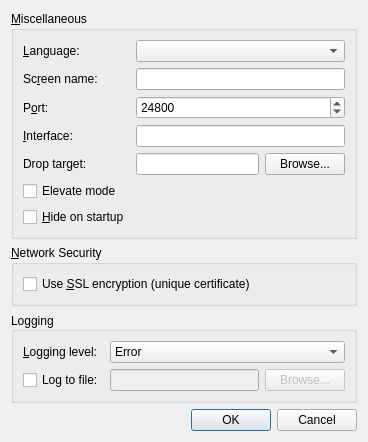
<?xml version="1.0" encoding="UTF-8"?>
<ui version="4.0">
 <class>SettingsDialogBase</class>
 <widget class="QDialog" name="SettingsDialogBase">
  <property name="geometry">
   <rect>
    <x>0</x>
    <y>0</y>
    <width>368</width>
    <height>438</height>
   </rect>
  </property>
  <property name="windowTitle">
   <string>Settings</string>
  </property>
  <layout class="QVBoxLayout" name="verticalLayout">
   <item>
    <widget class="QGroupBox" name="m_pGroupAdvanced">
     <property name="sizePolicy">
      <sizepolicy hsizetype="Preferred" vsizetype="Preferred">
       <horstretch>0</horstretch>
       <verstretch>0</verstretch>
      </sizepolicy>
     </property>
     <property name="title">
      <string>&amp;Miscellaneous</string>
     </property>
     <layout class="QGridLayout" name="gridLayout_3">
      <property name="sizeConstraint">
       <enum>QLayout::SetDefaultConstraint</enum>
      </property>
      <item row="1" column="0">
       <widget class="QLabel" name="m_pLabel_19">
        <property name="minimumSize">
         <size>
          <width>75</width>
          <height>0</height>
         </size>
        </property>
        <property name="text">
         <string>Sc&amp;reen name:</string>
        </property>
        <property name="buddy">
         <cstring>m_pLineEditScreenName</cstring>
        </property>
       </widget>
      </item>
      <item row="2" column="0">
       <widget class="QLabel" name="m_pLabel_20">
        <property name="text">
         <string>P&amp;ort:</string>
        </property>
        <property name="buddy">
         <cstring>m_pSpinBoxPort</cstring>
        </property>
       </widget>
      </item>
      <item row="3" column="0">
       <widget class="QLabel" name="m_pLabel_21">
        <property name="text">
         <string>&amp;Interface:</string>
        </property>
        <property name="buddy">
         <cstring>m_pLineEditInterface</cstring>
        </property>
       </widget>
      </item>
      <item row="0" column="0">
       <widget class="QLabel" name="m_pLabel_27">
        <property name="sizePolicy">
         <sizepolicy hsizetype="Preferred" vsizetype="Preferred">
          <horstretch>0</horstretch>
          <verstretch>0</verstretch>
         </sizepolicy>
        </property>
        <property name="minimumSize">
         <size>
          <width>75</width>
          <height>0</height>
         </size>
        </property>
        <property name="text">
         <string>&amp;Language:</string>
        </property>
        <property name="buddy">
         <cstring>m_pComboLanguage</cstring>
        </property>
       </widget>
      </item>
      <item row="5" column="0">
       <widget class="QCheckBox" name="m_pCheckBoxElevateMode">
        <property name="text">
         <string>Elevate mode</string>
        </property>
       </widget>
      </item>
      <item row="6" column="0">
       <widget class="QCheckBox" name="m_pCheckBoxAutoHide">
        <property name="text">
         <string>&amp;Hide on startup</string>
        </property>
       </widget>
      </item>
      <item row="0" column="1" colspan="2">
       <widget class="QComboBox" name="m_pComboLanguage"/>
      </item>
      <item row="1" column="1" colspan="2">
       <widget class="QLineEdit" name="m_pLineEditScreenName">
        <property name="enabled">
         <bool>true</bool>
        </property>
        <property name="sizePolicy">
         <sizepolicy hsizetype="Preferred" vsizetype="Fixed">
          <horstretch>0</horstretch>
          <verstretch>0</verstretch>
         </sizepolicy>
        </property>
       </widget>
      </item>
      <item row="2" column="1" colspan="2">
       <widget class="QSpinBox" name="m_pSpinBoxPort">
        <property name="enabled">
         <bool>true</bool>
        </property>
        <property name="sizePolicy">
         <sizepolicy hsizetype="Preferred" vsizetype="Fixed">
          <horstretch>0</horstretch>
          <verstretch>0</verstretch>
         </sizepolicy>
        </property>
        <property name="maximum">
         <number>65535</number>
        </property>
        <property name="value">
         <number>24800</number>
        </property>
       </widget>
      </item>
      <item row="3" column="1" colspan="2">
       <widget class="QLineEdit" name="m_pLineEditInterface">
        <property name="enabled">
         <bool>true</bool>
        </property>
        <property name="sizePolicy">
         <sizepolicy hsizetype="Preferred" vsizetype="Fixed">
          <horstretch>0</horstretch>
          <verstretch>0</verstretch>
         </sizepolicy>
        </property>
       </widget>
      </item>
      <item row="4" column="1">
       <widget class="QLineEdit" name="m_pLineEditDropTarget"/>
      </item>
      <item row="4" column="0">
       <widget class="QLabel" name="label">
        <property name="text">
         <string>Drop target:</string>
        </property>
       </widget>
      </item>
      <item row="4" column="2">
       <widget class="QPushButton" name="m_pButtonBrowseDropTarget">
        <property name="sizePolicy">
         <sizepolicy hsizetype="Minimum" vsizetype="Fixed">
          <horstretch>0</horstretch>
          <verstretch>0</verstretch>
         </sizepolicy>
        </property>
        <property name="text">
         <string>Browse...</string>
        </property>
       </widget>
      </item>
     </layout>
    </widget>
   </item>
   <item>
    <widget class="QGroupBox" name="m_pGroupNetworkSecurity">
     <property name="enabled">
      <bool>true</bool>
     </property>
     <property name="sizePolicy">
      <sizepolicy hsizetype="Preferred" vsizetype="Preferred">
       <horstretch>0</horstretch>
       <verstretch>0</verstretch>
      </sizepolicy>
     </property>
     <property name="title">
      <string>&amp;Network Security</string>
     </property>
     <layout class="QFormLayout" name="formLayout">
      <property name="fieldGrowthPolicy">
       <enum>QFormLayout::AllNonFixedFieldsGrow</enum>
      </property>
      <item row="0" column="0">
       <widget class="QCheckBox" name="m_pCheckBoxEnableCrypto">
        <property name="text">
         <string>Use &amp;SSL encryption (unique certificate)</string>
        </property>
       </widget>
      </item>
      <item row="0" column="1">
       <spacer name="horizontalSpacer">
        <property name="orientation">
         <enum>Qt::Horizontal</enum>
        </property>
        <property name="sizeHint" stdset="0">
         <size>
          <width>40</width>
          <height>20</height>
         </size>
        </property>
       </spacer>
      </item>
     </layout>
    </widget>
   </item>
   <item>
    <widget class="QGroupBox" name="m_pGroupLog">
     <property name="sizePolicy">
      <sizepolicy hsizetype="Preferred" vsizetype="Preferred">
       <horstretch>0</horstretch>
       <verstretch>0</verstretch>
      </sizepolicy>
     </property>
     <property name="title">
      <string>Logging</string>
     </property>
     <property name="alignment">
      <set>Qt::AlignLeading|Qt::AlignLeft|Qt::AlignVCenter</set>
     </property>
     <property name="flat">
      <bool>false</bool>
     </property>
     <layout class="QGridLayout" name="gridLayout_2">
      <item row="0" column="0">
       <widget class="QLabel" name="m_pLabel_3">
        <property name="minimumSize">
         <size>
          <width>75</width>
          <height>0</height>
         </size>
        </property>
        <property name="text">
         <string>&amp;Logging level:</string>
        </property>
        <property name="buddy">
         <cstring>m_pComboLogLevel</cstring>
        </property>
       </widget>
      </item>
      <item row="0" column="1" colspan="2">
       <widget class="QComboBox" name="m_pComboLogLevel">
        <item>
         <property name="text">
          <string>Error</string>
         </property>
        </item>
        <item>
         <property name="text">
          <string>Warning</string>
         </property>
        </item>
        <item>
         <property name="text">
          <string>Note</string>
         </property>
        </item>
        <item>
         <property name="text">
          <string>Info</string>
         </property>
        </item>
        <item>
         <property name="text">
          <string>Debug</string>
         </property>
        </item>
        <item>
         <property name="text">
          <string>Debug1</string>
         </property>
        </item>
        <item>
         <property name="text">
          <string>Debug2</string>
         </property>
        </item>
       </widget>
      </item>
      <item row="1" column="0">
       <widget class="QCheckBox" name="m_pCheckBoxLogToFile">
        <property name="text">
         <string>Log to file:</string>
        </property>
       </widget>
      </item>
      <item row="1" column="1">
       <widget class="QLineEdit" name="m_pLineEditLogFilename">
        <property name="enabled">
         <bool>false</bool>
        </property>
       </widget>
      </item>
      <item row="1" column="2">
       <widget class="QPushButton" name="m_pButtonBrowseLog">
        <property name="enabled">
         <bool>false</bool>
        </property>
        <property name="text">
         <string>Browse...</string>
        </property>
       </widget>
      </item>
     </layout>
    </widget>
   </item>
   <item>
    <spacer name="verticalSpacer">
     <property name="orientation">
      <enum>Qt::Vertical</enum>
     </property>
     <property name="sizeHint" stdset="0">
      <size>
       <width>20</width>
       <height>40</height>
      </size>
     </property>
    </spacer>
   </item>
   <item>
    <widget class="QDialogButtonBox" name="buttonBox">
     <property name="orientation">
      <enum>Qt::Horizontal</enum>
     </property>
     <property name="standardButtons">
      <set>QDialogButtonBox::Cancel|QDialogButtonBox::Ok</set>
     </property>
    </widget>
   </item>
  </layout>
 </widget>
 <tabstops>
  <tabstop>m_pComboLogLevel</tabstop>
  <tabstop>m_pCheckBoxLogToFile</tabstop>
  <tabstop>m_pLineEditLogFilename</tabstop>
  <tabstop>m_pButtonBrowseLog</tabstop>
  <tabstop>buttonBox</tabstop>
 </tabstops>
 <resources/>
 <connections>
  <connection>
   <sender>buttonBox</sender>
   <signal>accepted()</signal>
   <receiver>SettingsDialogBase</receiver>
   <slot>accept()</slot>
   <hints>
    <hint type="sourcelabel">
     <x>266</x>
     <y>340</y>
    </hint>
    <hint type="destinationlabel">
     <x>157</x>
     <y>274</y>
    </hint>
   </hints>
  </connection>
  <connection>
   <sender>buttonBox</sender>
   <signal>rejected()</signal>
   <receiver>SettingsDialogBase</receiver>
   <slot>reject()</slot>
   <hints>
    <hint type="sourcelabel">
     <x>334</x>
     <y>340</y>
    </hint>
    <hint type="destinationlabel">
     <x>286</x>
     <y>274</y>
    </hint>
   </hints>
  </connection>
 </connections>
</ui>
